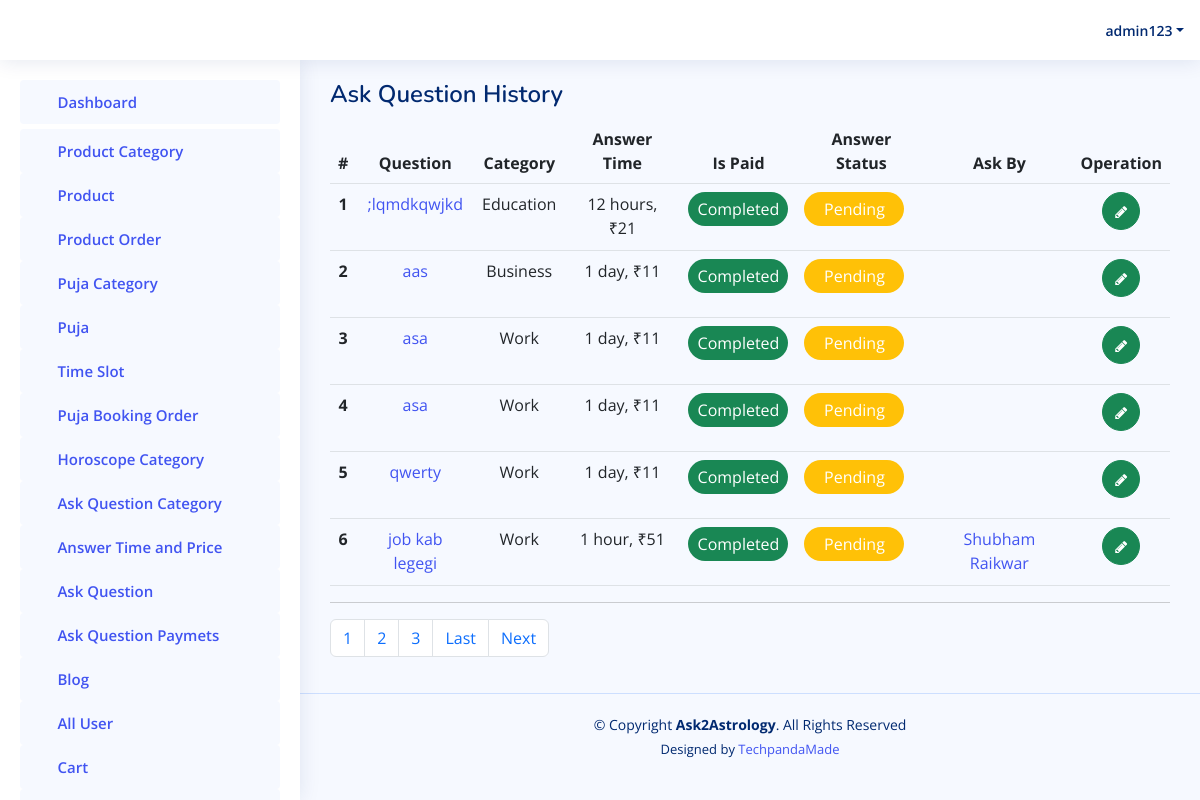
Screenshot of /admin-panel/getfaq/ (signed in) with the database file from the repository.
### accounts/models.py (models this page shows)
class User(AbstractUser):
    is_user = models.BooleanField(default=False)
    contactno = models.CharField(max_length=12, null=True)
    profilepicture = models.ImageField(upload_to=filepath, blank=True, null=True)
    gender = models.CharField(max_length=12, null=True)
    language = models.CharField(max_length=50, null=True)
    dateofbirth = models.CharField(max_length=20, null=True)
    marital_status = models.CharField(max_length=50, null=True)
    timeofbirth = models.CharField(max_length=20, null=True)
    placeofbirth = models.CharField(max_length=100, null=True)
    currentaddress = models.CharField(max_length=300, null=True)
    mobileno = models.CharField(max_length=300, null=True)
    countrycode = models.CharField(max_length=50, null=True)
    houseno = models.CharField(max_length=300, null=True)
    area = models.CharField(max_length=300, null=True)
    landmark = models.CharField(max_length=300, null=True)
    pincode = models.CharField(max_length=300, null=True)
    towncity = models.CharField(max_length=300, null=True)
    state = models.CharField(max_length=300, null=True)

### adminapp/models.py (models this page shows)
class QusAndAnswer(models.Model):
    category = models.ForeignKey(CategoryOfFAQ,on_delete=models.CASCADE)
    answertime = models.ForeignKey(AnswerFAQTime,on_delete=models.CASCADE)
    qus = models.CharField(max_length=200, null=True)
    is_paid = models.BooleanField(default=False)
    is_answered = models.BooleanField(default=False)
    userid = models.ForeignKey(User,on_delete=models.CASCADE)
    friend = models.CharField(max_length=200, null=True)
    ans = models.CharField(max_length=200, null=True)
    ask_date = models.DateTimeField(auto_now=True)

class CategoryOfFAQ(models.Model):
    catname = models.CharField(max_length=200, null=True)

class AnswerFAQTime(models.Model):
    time = models.CharField(max_length=200, null=True)
    price = models.CharField(max_length=200, null=True)
    icon = models.CharField(max_length=200, null=True)
    package = models.CharField(max_length=200, null=True)
    exp = models.CharField(max_length=200, null=True)

### adminapp/views.py (the view)
# urls.py: path('getfaq/',views.GetAllQusAndAnswerOfFAQ),
def GetAllQusAndAnswerOfFAQ(request):
    faqask = QusAndAnswer.objects.all().order_by('-id')
    paginator = Paginator(faqask, 6)
    page_number = request.GET.get('page')
    all_lead = paginator.get_page(page_number)
    totalpage = all_lead.paginator.num_pages
    context = {
        'all_lead':all_lead,
        'lastpage':totalpage,
        'totalPagelist':[n+1 for n in range(totalpage)],
        'faq':faqask
    }
    return render(request, "admintemp/questionanslist.html", context)

### templates/admintemp/questionanslist.html (shortened to what this page needs)
{% extends 'admintemp/index.html' %}
{% load static %}
  {% block content %}
  <main id="main" class="main">
    <div class="pagetitle">
      <h1>Ask Question History</h1>
    </div>
    <section class="section">
      <div class="row">
        <div class="col-lg-12">
          <div class="">
            <div class="card-body" >
              <table class="table">
                <thead>
                  <tr  style="text-align:center;">
                    <th scope="col">#</th>
                    <th scope="col">Question</th>
                    <th scope="col">Category</th>
                    <th scope="col">Answer Time</th>
                    <th scope="col">Is Paid</th>
                    <th scope="col">Answer Status</th>
                    <th scope="col">Ask By</th>
                    <th scope="col">Operation</th>
                  </tr>
                </thead>
                <tbody>
                  {% for ky in all_lead %}
                  <tr style="text-align:center;">
                    <th scope="row">{{forloop.counter}}</th>
                    <td><a href="{% url 'view_qus1' id=ky.id %}">{{ ky.qus }}</a></td>
                    <td>{{ ky.category.catname }}</td>
                    <td>{{ ky.answertime.time }}, ₹{{ ky.answertime.price }}</td>
                    <td>
                      {% if ky.is_paid == True %}
                      <p style="background-color:#198754;color:#ffffff;width:100px;border-radius:20px;text-align:center;padding:5px;">Completed</p>
                      {% else %}
                         <p style="background-color:#ffc107;color:#ffffff;width:100px;border-radius:20px;text-align:center;padding:5px;">Pending</p>
                      {% endif %}
                    </td>
                    <td>
                      {% if ky.is_answered == True %}
                      <p style="background-color:#198754;color:#ffffff;width:100px;border-radius:20px;text-align:center;padding:5px;">Completed</p>
                      {% else %}
                         <p style="background-color:#ffc107;color:#ffffff;width:100px;border-radius:20px;text-align:center;padding:5px;">Pending</p>
                      {% endif %}
                    </td>
                    <td><a href="{% url 'view_profile3' id=ky.id %}">{{ ky.userid.first_name }} {{ ky.userid.last_name }}</a></td>
                    <td style="text-align: center;">
                      <a class="btn btn-success" style="border-radius:50%;" href="{% url 'update_faq' id=ky.id %}"> <i class="fa fa-pencil" style="font-size: 14px;"> </i> </a>
                    </td>
                    </tr>
                  {% endfor %}
                </tbody>
              </table>
            </div>
          </div>
            <hr>
                <nav aria-label="Page navigation example">
                    <ul class="pagination">
                    {% for n in totalPagelist %}
                      <li class="page-item">
                        <a class="page-link" href="/admin-panel/getfaq/?page={{n}}">{{n}}</a>
                    </li>
                    {% endfor %}
                    {% if all_lead.has_next %}
                    <li class="page-item">
                        <a class="page-link" href="/admin-panel/getfaq/?page={{ lastpage }}">Last</a>
                    </li>
                      <li class="page-item">
                        <a class="page-link" href="/admin-panel/getfaq/?page={{ all_lead.next_page_number }}">Next</a>
                    </li>
                    {% endif %}
                    </ul>
                  </nav>
      </div>
    </section>
  </main>
  {% endblock content %}

### templates/admintemp/index.html (shortened to what this page needs)
{% load static %}
<!DOCTYPE html>
<html lang="en">
<head>
  <link rel="stylesheet" href="https://cdnjs.cloudflare.com/ajax/libs/font-awesome/4.7.0/css/font-awesome.min.css">
  <link href="{% static 'assets2/vendor/bootstrap/css/bootstrap.min.css' %}" rel="stylesheet">
  <link href="{% static 'assets2/vendor/bootstrap-icons/bootstrap-icons.css' %}" rel="stylesheet">
  <link href="{% static 'assets2/vendor/boxicons/css/boxicons.min.css' %}" rel="stylesheet">
  <link href="{% static 'assets2/vendor/quill/quill.snow.css' %}" rel="stylesheet">
  <link href="{% static 'assets2/vendor/quill/quill.bubble.css' %}" rel="stylesheet">
  <link href="{% static 'assets2/vendor/remixicon/remixicon.css' %}" rel="stylesheet">
  <link href="{% static 'assets2/vendor/simple-datatables/style.css' %}" rel="stylesheet">
  <link href="{% static 'assets2/css/style.css' %}" rel="stylesheet">
</head>
<body>
  <header id="header" class="header fixed-top d-flex align-items-center">
    <div class="d-flex align-items-center justify-content-between">
      <i class="bi bi-list toggle-sidebar-btn"></i>
    </div>
    <nav class="header-nav ms-auto">
      <ul class="d-flex align-items-center">
        <li class="nav-item dropdown pe-3">
          <a class="nav-link nav-profile d-flex align-items-center pe-0" href="#" data-bs-toggle="dropdown">
            <span class="d-none d-md-block dropdown-toggle ps-2">{{ request.user.username }}</span>
          </a>
        </li>
      </ul>
    </nav>
  </header>
  <aside id="sidebar" class="sidebar">
    <ul class="sidebar-nav" id="sidebar-nav">
      <li class="nav-item">
        <a class="nav-link " href="/admin-panel/index/">
          <i class="bi bi-grid"></i>
          <span>Dashboard</span>
        </a>
      </li>
          <li>
            <a class="nav-link " href="/admin-panel/getcategory/">
              <i class="bi bi-menu-button-wide"></i><span>Product Category</span>
            </a>
          </li>
          <li>
            <a class="nav-link " href="/admin-panel/getproducts/">
              <i class="bi bi-menu-button-wide"></i><span>Product</span>
            </a>
          </li>
          <li>
            <a class="nav-link " href="/admin-panel/getproductorder/">
              <i class="bi bi-menu-button-wide"></i><span>Product Order</span>
            </a>
          </li>
          <li>
            <a class="nav-link " href="/admin-panel/getpujacategory/">
              <i class="bi bi-menu-button-wide"></i><span>Puja Category</span>
            </a>
          </li>
          <li>
            <a class="nav-link " href="/admin-panel/getpuja/">
              <i class="bi bi-menu-button-wide"></i><span>Puja</span>
            </a>
          </li>
          <li>
            <a class="nav-link " href="/admin-panel/getslottime/">
              <i class="bi bi-menu-button-wide"></i><span>Time Slot</span>
            </a>
          </li>
          <li>
            <a class="nav-link " href="/admin-panel/getpoojaslot/">
              <i class="bi bi-menu-button-wide"></i><span>Puja Booking Order</span>
            </a>
          </li>
          <li>
            <a class="nav-link " href="/admin-panel/gethoroscopcate/">
              <i class="bi bi-menu-button-wide"></i><span>Horoscope Category</span>
            </a>
          </li>
          <li>
            <a class="nav-link " href="/admin-panel/getfaqcategory/">
              <i class="bi bi-menu-button-wide"></i><span>Ask Question Category</span>
            </a>
          </li>
          <li>
            <a class="nav-link " href="/admin-panel/getfaqasktime/">
              <i class="bi bi-menu-button-wide"></i><span>Answer Time and Price</span>
            </a>
          </li>
          <li>
            <a class="nav-link " href="/admin-panel/getfaq/">
              <i class="bi bi-menu-button-wide"></i><span>Ask Question</span>
            </a>
          </li>
          <li>
            <a class="nav-link " href="/admin-panel/getaskquetionhis/">
              <i class="bi bi-menu-button-wide"></i><span>Ask Question Paymets</span>
            </a>
          </li>
          <li>
            <a class="nav-link " href="/admin-panel/getblog/">
              <i class="bi bi-menu-button-wide"></i><span>Blog</span>
            </a>
          </li>
           <li>
            <a class="nav-link " href="/admin-panel/getusers/">
              <i class="bi bi-menu-button-wide"></i><span>All User</span>
            </a>
          </li>
          <li>
            <a class="nav-link " href="/admin-panel/allcarts/">
              <i class="bi bi-menu-button-wide"></i><span>Cart</span>
            </a>
          </li>
          <li>
            <a class="nav-link " href="/admin-panel/allpujacarts/">
            </a>
          </li>
    </ul>
  </aside>
  {% block content %}{% endblock content %}
  <footer id="footer" class="footer">
    <div class="copyright">
      &copy; Copyright <strong><span>Ask2Astrology</span></strong>. All Rights Reserved
    </div>
    <div class="credits">
      Designed by <a href="https://techpanda.asia/">TechpandaMade</a>
    </div>
  </footer>
</body>
</html>

### static/assets2/css/style.css (style rules this page uses)
:root { scroll-behavior: smooth; }
body { font-family: "Open Sans", sans-serif; background: #f6f9ff; color: #444444; }
a { color: #4154f1; text-decoration: none; }
h1, h2, h3, h4, h5, h6 { font-family: "Nunito", sans-serif; }
#main { margin-top: 60px; padding: 20px 30px; transition: all 0.3s; }
.pagetitle { margin-bottom: 10px; }
.pagetitle h1 { font-size: 24px; margin-bottom: 0; font-weight: 600; color: #012970; }
.card-body { padding: 0 20px 20px 2 0px; }
.header { transition: all 0.5s; z-index: 997; height: 60px; box-shadow: 0px 2px 20px rgba(1, 41, 112, 0.1); background-color: #fff; padding-left: 20px; }
.header .toggle-sidebar-btn { font-size: 32px; padding-left: 10px; cursor: pointer; color: #012970; }
.header-nav ul { list-style: none; }
.header-nav>ul { margin: 0; padding: 0; }
.header-nav .nav-profile { color: #012970; }
.header-nav .nav-profile span { font-size: 14px; font-weight: 600; }
.sidebar { position: fixed; top: 60px; left: 0; bottom: 0; width: 300px; z-index: 996; transition: all 0.3s; padding: 20px; overflow-y: auto; scrollbar-width: thin; scrollbar-color: #aab7cf transparent; box-shadow: 0px 0px 20px rgba(1, 41, 112, 0.1); background-color: #fff; }
@media (min-width: 1200px) { #main, #footer { margin-left: 300px; } }
.sidebar-nav { padding: 0; margin: 0; list-style: none; }
.sidebar-nav li { padding: 0; margin: 0; list-style: none; }
.sidebar-nav .nav-item { margin-bottom: 5px; }
.sidebar-nav .nav-link { display: flex; align-items: center; font-size: 15px; font-weight: 600; color: #4154f1; transition: 0.3; background: #f6f9ff; padding: 10px 15px; border-radius: 4px; }
.sidebar-nav .nav-link i { font-size: 16px; margin-right: 10px; color: #4154f1; }
.footer { padding: 20px 0; font-size: 14px; transition: all 0.3s; border-top: 1px solid #cddfff; }
.footer .copyright { text-align: center; color: #012970; }
.footer .credits { padding-top: 5px; text-align: center; font-size: 13px; color: #012970; }

### rows the page displays
User: user.username "admin123"
QusAndAnswer: qus ";lqmdkqwjkd", category.catname "Education", answertime.time "12 hours", answertime.price "21", is_paid "Completed", is_answered "Pending"
QusAndAnswer: qus "aas", category.catname "Business", answertime.time "1 day", answertime.price "11", is_paid "Completed", is_answered "Pending"
QusAndAnswer: qus "asa", category.catname "Work", answertime.time "1 day", answertime.price "11", is_paid "Completed", is_answered "Pending"
QusAndAnswer: qus "asa", category.catname "Work", answertime.time "1 day", answertime.price "11", is_paid "Completed", is_answered "Pending"
QusAndAnswer: qus "qwerty", category.catname "Work", answertime.time "1 day", answertime.price "11", is_paid "Completed", is_answered "Pending"
QusAndAnswer: qus "job kab legegi", category.catname "Work", answertime.time "1 hour", answertime.price "51", is_paid "Completed", is_answered "Pending", userid.first_name "Shubham", userid.last_name "Raikwar"

### other values shown
{{ n }} "1" "2" "3"
